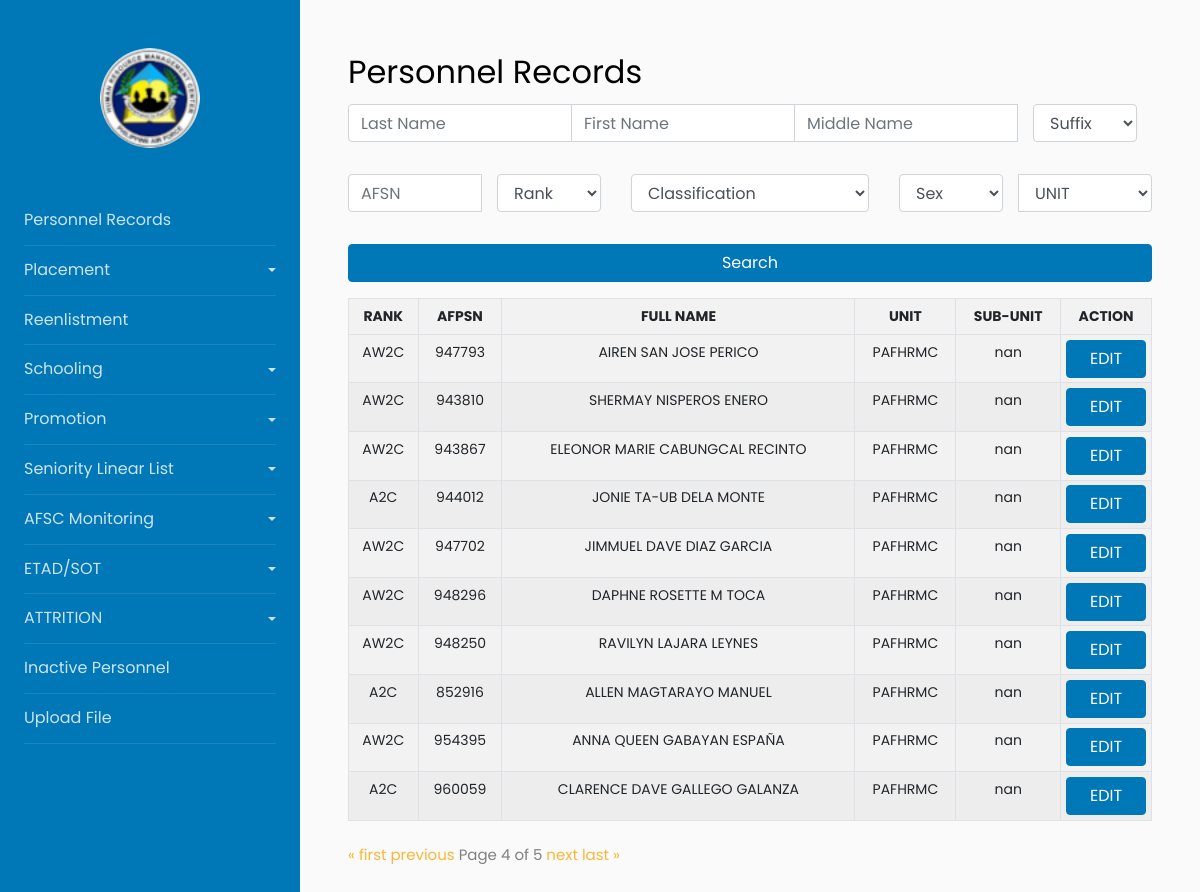
/?page=4, run on the app's committed database.
### myapp/models.py (models this page shows, shortened)
class PersonnelItem(models.Model):
    RANK = models.CharField(max_length=200)
    LAST_NAME = models.CharField(max_length=200)
    FIRST_NAME = models.CharField(max_length=200)
    MIDDLE_NAME = models.CharField(max_length=200)
    EXTENSION_NAME = models.CharField(max_length=200, blank=True, null=True)
    SERIAL_NUMBER = models.CharField(max_length=200)
    BOS = models.CharField(max_length=200)
    SEX = models.CharField(max_length=10)
    BIRTHDAY = models.DateField(blank=True, null=True)
    CONTACT_NUMBER = models.CharField(max_length=200, blank=True, null=True)
    ADDRESS = models.CharField(max_length=200, blank=True, null=True)
    CLASSIFICATION = models.CharField(max_length=200)
    CATEGORY = models.CharField(max_length=200)
    SOURCE_OF_ENLISTMENT_COMMISION =models.CharField(max_length=200)
    PILOT_RATED_NON_RATED = models.CharField(max_length=200, blank=True, null=True)
    AFSC = models.CharField(max_length=200, blank=True, null=True)
    HIGHEST_PME_COURSES = models.CharField(max_length=200, blank=True, null=True)
    EFFECTIVE_DATE_APPOINTMENT = models.DateField()
    EFFECTIVE_DATE_ENTERED = models.DateField()
    DATE_LAST_PROMOTION_APPOINTMENT = models.DateField(blank=True, null=True)
    UNIT = models.CharField(max_length=200, blank=True, null=True)
    SUB_UNIT = models.CharField(max_length=200, blank=True, null=True)
    DATE_1ST_TRANCH_REENLISTMENT = models.DateField( blank=True, null=True)
    DATE_2ND_TRANCH_REENLISTMENT = models.DateField( blank=True, null=True)

### myapp/views.py (the view)
# urls.py: path('', views.index, name='index'),
def index(request):
    last_name_query = request.GET.get('last_name')
    first_name_query = request.GET.get('first_name')
    middle_name_query = request.GET.get('middle_name')
    suffix_query = request.GET.get('suffix')
    afsn_query = request.GET.get('afsn')
    rank_query = request.GET.get('rank')
    classification_query = request.GET.get('classification')
    sex_query = request.GET.get('sex')
    unit_query = request.GET.get('unit')
    filters = Q()
    if last_name_query:
        filters &= Q(LAST_NAME__icontains=last_name_query)
    if first_name_query:
        filters &= Q(FIRST_NAME__icontains=first_name_query)
    if middle_name_query:
        filters &= Q(MIDDLE_NAME__icontains=middle_name_query)
    if suffix_query and suffix_query != "Suffix":
        filters &= Q(EXTENSION_NAME__icontains=suffix_query)
    if afsn_query:
        filters &= Q(SERIAL_NUMBER__icontains=afsn_query)  # Change this to 'SERIAL_NUMBER'
    if rank_query and rank_query != "Rank":
        filters &= Q(RANK__icontains=rank_query)
    if classification_query and classification_query != "Classification":
        filters &= Q(CLASSIFICATION__icontains=classification_query)
    if sex_query and sex_query != "Sex":
        filters &= Q(SEX__icontains=sex_query)
    if unit_query:
        filters &= Q(UNIT__icontains=unit_query)
    persons = PersonnelItem.objects.filter(filters)
    paginator = Paginator(persons, 10)
    page_num = request.GET.get("page")
    persons = paginator.get_page(page_num)
    return render(request, 'myapp/index.html', {
        'persons': persons,
        'last_name_query': last_name_query,
        'first_name_query': first_name_query,
        'middle_name_query': middle_name_query,
        'suffix_query': suffix_query,
        'afsn_query': afsn_query,
        'rank_query': rank_query,
        'classification_query': classification_query,
        'sex_query': sex_query,
        'unit_query': unit_query,
    })

### myapp/templates/myapp/index.html (shortened to what this page needs)
{% extends 'Base/base.html' %}
{% block content %}
<h2>Personnel Records</h2>
{% include 'myapp/searchforms.html' %}
{% include 'myapp/tablewithPaginator.html' %}
{% endblock %}

### myapp/templates/myapp/tablewithPaginator.html (shortened to what this page needs)
     <table class="table table-responsive-sm table-bordered table-striped table-sm">
      <tr>
          <th>RANK</th>
          <th>AFPSN</th>
          <th>FULL NAME</th>
          <th>UNIT</th>
          <th>SUB-UNIT</th>
          <th>ACTION</th>
      </tr>
      {% for person in persons %}
      <tr>
        <td>{{ person.RANK }}</td>
        <td>{{ person.SERIAL_NUMBER }}</td>
        <td>{{ person.FIRST_NAME}} {{person.MIDDLE_NAME}} {{person.LAST_NAME}}</td>
        <td>{{ person.UNIT }}</td>
        <td>{{ person.SUB_UNIT }}</td>
        <td>
        <button
                class="btn btn-primary openModalButton"
                data-rank="{{ person.RANK }}"
                data-lastname="{{ person.LAST_NAME }}"
                data-firstname="{{ person.FIRST_NAME }}"
                data-middlename="{{ person.MIDDLE_NAME }}"
                data-suffix="{{ person.EXTENSION_NAME }}"
                data-afpsn="{{ person.SERIAL_NUMBER }}"
                data-unit="{{ person.UNIT }}"
                data-subunit="{{ person.SUB_UNIT }}"
                data-birthday="{{ person.BIRTHDAY }}"
                data-contactnumber="{{ person.CONTACT_NUMBER }}"
                data-sex="{{ person.SEX }}"
                data-address="{{ person.ADDRESS }}"
                data-classification="{{ person.CLASSIFICATION }}"
                data-sourceofenlistmentcommission="{{ person.SOURCE_OF_ENLISTMENT_COMMISION }}"
                data-category="{{ person.CATEGORY }}"
                data-afsc="{{ person.AFSC }}"
                data-highestpme="{{ person.HIGHEST_PME_COURSES }}"
                data-dateenteredmilitary="{{ person.EFFECTIVE_DATE_ENTERED }}"
                data-datelastpromotion="{{ person.DATE_LAST_PROMOTION_APPOINTMENT }}"
                data-lengthofservice="{{ person.LENGTH_OF_SERVICE }}"
                data-dateofcommissionship="{{ person.EFFECTIVE_DATE_APPOINTMENT }}"
                data-promotion="{{ person.DATE_LAST_PROMOTION_APPOINTMENT }}"
                data-unaTranche="{{ person.DATE_1ST_TRANCH_REENLISTMENT }}"
                data-dosTranche="{{ person.DATE_2ND_TRANCH_REENLISTMENT }}"
                data-dateoflastetadsot="{{ person.DATE_2ND_TRANCH_REENLISTMENT }}"
                data-toggle="modal"
                data-target="#myModal">EDIT</button>
        </td>
    </tr>
      {% endfor %}
  </table>
  <div class="pagination">
    <span class="step-links">
        {% if persons.has_previous %}
            <a href="?page=1">&laquo; first</a>
            <a href="?page={{ persons.previous_page_number }}">previous</a>
        {% endif %}
        <span class="current">
            Page {{ persons.number }} of {{ persons.paginator.num_pages }}
        </span>
        {% if persons.has_next %}
            <a href="?page={{ persons.next_page_number }}">next</a>
            <a href="?page={{ persons.paginator.num_pages }}">last &raquo;</a>
        {% endif %}
    </span>
  </div>

### data on the page
PersonnelItem: RANK "AW2C", SERIAL_NUMBER "947793", FIRST_NAME "AIREN", MIDDLE_NAME "SAN JOSE", LAST_NAME "PERICO", UNIT "PAFHRMC", SUB_UNIT "nan"
PersonnelItem: RANK "AW2C", SERIAL_NUMBER "943810", FIRST_NAME "SHERMAY", MIDDLE_NAME "NISPEROS", LAST_NAME "ENERO", UNIT "PAFHRMC", SUB_UNIT "nan"
PersonnelItem: RANK "AW2C", SERIAL_NUMBER "943867", FIRST_NAME "ELEONOR MARIE", MIDDLE_NAME "CABUNGCAL", LAST_NAME "RECINTO", UNIT "PAFHRMC", SUB_UNIT "nan"
PersonnelItem: RANK "A2C", SERIAL_NUMBER "944012", FIRST_NAME "JONIE", MIDDLE_NAME "TA-UB", LAST_NAME "DELA MONTE", UNIT "PAFHRMC", SUB_UNIT "nan"
PersonnelItem: RANK "AW2C", SERIAL_NUMBER "947702", FIRST_NAME "JIMMUEL DAVE", MIDDLE_NAME "DIAZ", LAST_NAME "GARCIA", UNIT "PAFHRMC", SUB_UNIT "nan"
PersonnelItem: RANK "AW2C", SERIAL_NUMBER "948296", FIRST_NAME "DAPHNE ROSETTE", MIDDLE_NAME "M", LAST_NAME "TOCA", UNIT "PAFHRMC", SUB_UNIT "nan"
PersonnelItem: RANK "AW2C", SERIAL_NUMBER "948250", FIRST_NAME "RAVILYN", MIDDLE_NAME "LAJARA", LAST_NAME "LEYNES", UNIT "PAFHRMC", SUB_UNIT "nan"
PersonnelItem: RANK "A2C", SERIAL_NUMBER "852916", FIRST_NAME "ALLEN", MIDDLE_NAME "MAGTARAYO", LAST_NAME "MANUEL", UNIT "PAFHRMC", SUB_UNIT "nan"
PersonnelItem: RANK "AW2C", SERIAL_NUMBER "954395", FIRST_NAME "ANNA QUEEN", MIDDLE_NAME "GABAYAN", LAST_NAME "ESPAÑA", UNIT "PAFHRMC", SUB_UNIT "nan"
PersonnelItem: RANK "A2C", SERIAL_NUMBER "960059", FIRST_NAME "CLARENCE DAVE", MIDDLE_NAME "GALLEGO", LAST_NAME "GALANZA", UNIT "PAFHRMC", SUB_UNIT "nan"

### other printed values
{{ persons.number }} "4"
{{ persons.paginator.num_pages }} "5"
